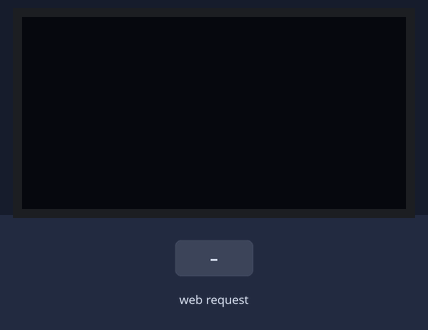
Bench run of a sketch on a simulated ESP32. Shown: 128×64 one-colour display. The test bench sets the inputs (shaded band). What the sketch prints to the serial monitor is not drawn.

Above: at 1.2 s.
1.3 s: HTTP request GET /on received
At 2.3 s:
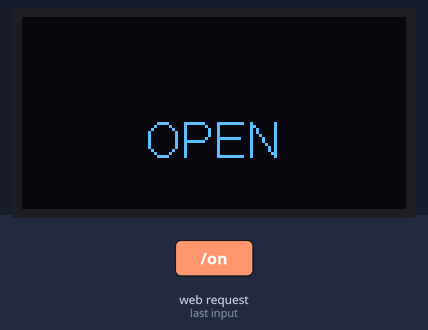
2.8 s: HTTP request GET /off received
At 3.5 s:
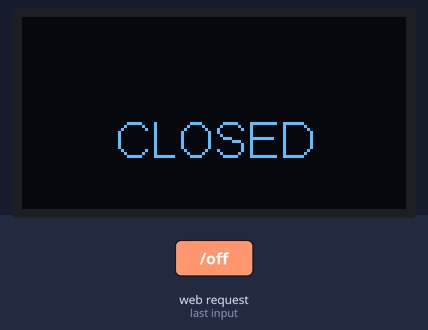
4.3 s: HTTP request GET / received
At 4.6 s:
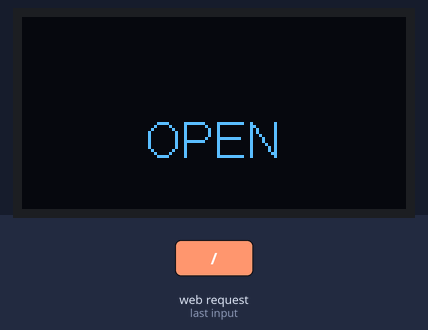
Timing chart, 0 to 7.3 s (numbered marks = the images above; inputs shaded):
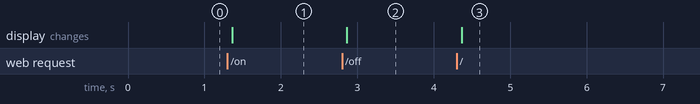

Measured:
- after the input at 1.3 s, the display: changes after 0.06 s (image 1)
- after the input at 2.8 s, the display: changes after 0.06 s (image 2)
- after the input at 4.3 s, the display: changes after 0.06 s (image 3)

The sketch:

http-with-Client-OLED.ino
```cpp
#include "SSD1306.h"
#include "OLEDDisplayUi.h"
#define SSD1306_ADDRESS 0x3c

#define I2C_SDA 21
#define I2C_SCL 22

SSD1306 oled(SSD1306_ADDRESS, I2C_SDA, I2C_SCL);
OLEDDisplayUi ui(&oled);


#include <WiFi.h>
#include <WebServer.h>

const char* ssid = "test1234";
const char* password = "";

WebServer server(80);

void handleRoot(int a) {
  if(a == 1){
    // set screen to say "OPEN"
    oled.clear();
    oled.setFont(ArialMT_Plain_16);
    oled.setTextAlignment(TEXT_ALIGN_CENTER);
    delay(50);
    oled.drawString(oled.getWidth() / 2, oled.getHeight() / 2, "OPEN");
    oled.display();
  }
  else{
    //set screen to say "CLOSED"
    oled.clear();
    oled.setFont(ArialMT_Plain_16);
    oled.setTextAlignment(TEXT_ALIGN_CENTER);
    delay(50);
    oled.drawString(oled.getWidth() / 2, oled.getHeight() / 2, "CLOSED");
    oled.display();
  }
      server.send(200, "text/html", "<html><head></head><body><a href=\"./on\">on</a><br><a href=\"./off\">off</a></body><html>");
}

void handleNotFound() {
  server.send(404, "text/plain", "404 Error");
}

void setup(void) {
  oled.init();
  Serial.begin(115200);
  WiFi.mode(WIFI_AP);
  IPAddress apIP = IPAddress(2, 2, 2, 2);
  WiFi.softAPConfig(apIP, apIP, IPAddress(255, 255, 255, 0));
  char buff[128];
  sprintf(buff, "%s", ssid);

  if (!WiFi.softAP(buff, password, 1, 0)) {
      Serial.println("AP Begin Failed.");
      while (1);
  }


    server.on("/on", []() {
      handleRoot(1);
    });

    server.on("/off", []() {
      handleRoot(0);
    });


    server.on("/", []() {
      handleRoot(1);
    });

  server.onNotFound(handleNotFound);

  server.begin();
  Serial.println("HTTP server started");
}

void loop(void) {
  server.handleClient();
}
```
